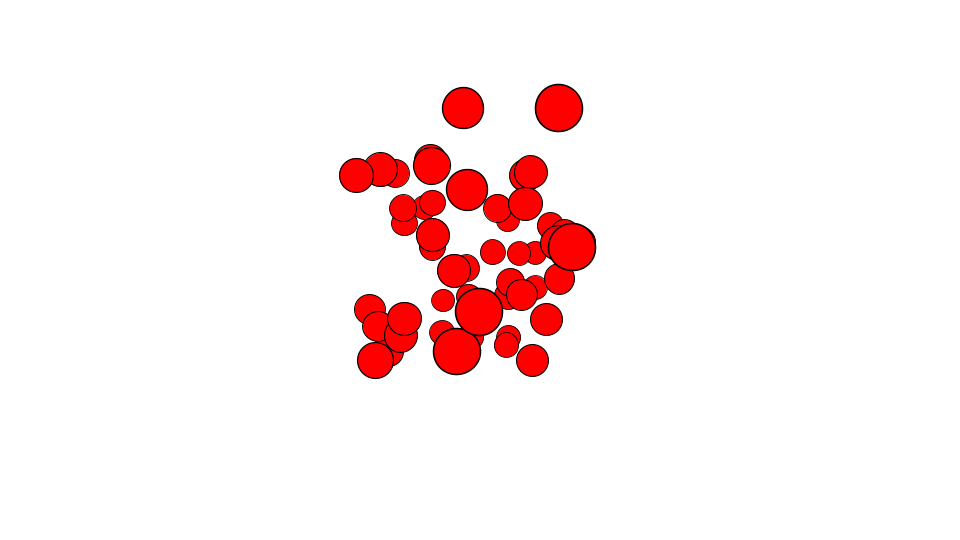
Frame 1 (no input)
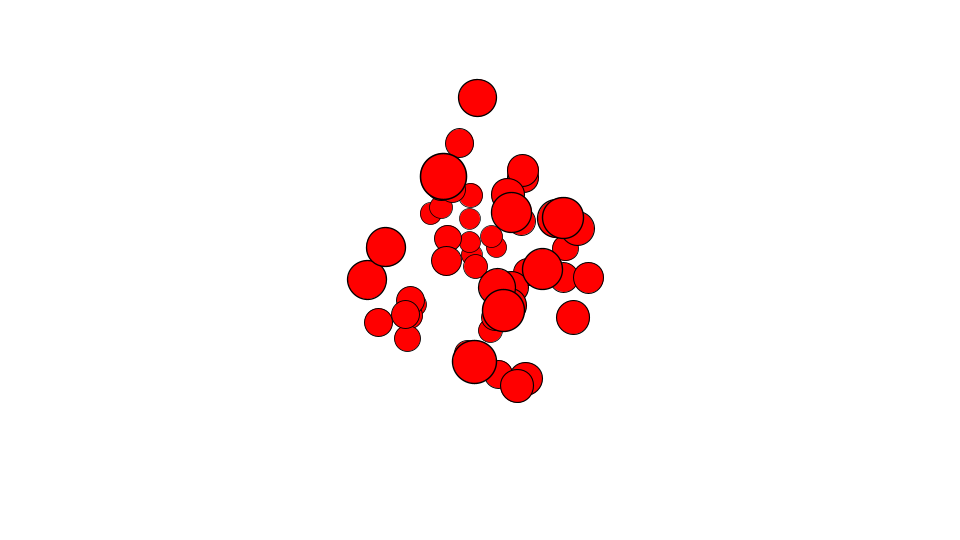
Frame 60 (the mouse pressed at the canvas centre just before this capture)
Frame 120 (the mouse held since frame 60 and released just before this capture): identical to frame 60, image omitted

The Processing sketch that drew these frames (run headless with seeded random() and noise(); from frame 60 on, the mouse is pressed at the canvas centre):

// Processing sketch: RotateXY
// ── RotateXY.pde
Ball3D[] balls;
static final int numBalls = 50;
float fl = 250;
float vpX = 0;
float vpY = 0;

void setup() {
  size(960, 540);
  frameRate(30);
  initialize();
}

void initialize() {
  smooth();
  vpX = width/2;
  vpY = height/2;
  balls = new Ball3D[numBalls];
  for(int i=0; i<numBalls; i++) {
    balls[i] = new Ball3D(15.0);
    balls[i].xpos = random(200) - 100;
    balls[i].ypos = random(200) - 100;
    balls[i].zpos = random(200) - 100;
    balls[i].setFillColor(color(255, 0, 0));   
  }
}

void draw() {
  background(255);
  float angleX = (mouseY - vpY) * 0.001;
  float angleY = (mouseX - vpX) * 0.001;
  for(int i=0; i<numBalls; i++) {
    Ball3D ball = balls[i];
    rotateX(ball, angleX);
    rotateY(ball, angleY);
    doPerspective(ball);
  }
  sortZ();
}

void rotateX(Ball3D ball, float angleX) {
  float cosX = cos(angleX);
  float sinX = sin(angleX);
  float y1 = ball.ypos * cosX - ball.zpos * sinX;
  float z1 = ball.zpos * cosX + ball.ypos * sinX;
  ball.ypos = y1;
  ball.zpos = z1;
}

void rotateY(Ball3D ball, float angleY) {
  float cosY = cos(angleY);
  float sinY = sin(angleY);
  float x1 = ball.xpos * cosY - ball.zpos * sinY;
  float z1 = ball.zpos * cosY + ball.xpos * sinY;
  ball.xpos = x1;
  ball.zpos = z1;  
}

void doPerspective(Ball3D ball) {
  if(ball.zpos > -fl) {
    float scale = fl / (fl + ball.zpos);
    ball.scaleX = ball.scaleY = scale;
    ball.x = vpX + ball.xpos * scale;
    ball.y = vpY + ball.ypos * scale;
    ball.visible = true;
  }else{
    ball.visible = false;
  }
}

void sortZ() {
  for(int i=0; i<numBalls - 1; i++) {
    for(int j=numBalls-1; j>i; j--) {
      if(balls[j].zpos > balls[j-1].zpos) {
        Ball3D t = balls[j];
        balls[j] = balls[j-1];
        balls[j-1] = t;
      }
    }
  }
  for(int i=0; i<numBalls; i++) {
     Ball3D ball = balls[i];
     ball.update();
  }
}

////////////////////////////////

class Segment extends Sprite {
  float segmentWidth, segmentHeight;
  float vx, vy;
  
  Segment(float segmentWidth, float segmentHeight) {
    super();
    this.segmentWidth = segmentWidth;
    this.segmentHeight = segmentHeight;
  }
  
  void draw() {
    rect(-segmentHeight / 2,  -segmentHeight / 2, segmentWidth + segmentHeight, segmentHeight, segmentHeight, segmentHeight, segmentHeight, segmentHeight);
    ellipse(0, 0, 2, 2);
    ellipse(segmentWidth, 0, 2, 2);
  }
  
  Point getPin() {
    float angle = rotation * PI / 180;
    float xPos = x + cos(angle) * segmentWidth;
    float yPos = y + sin(angle) * segmentWidth;
    return new Point(xPos, yPos);  
  }
}

////////////////////////////////

class Ball3D extends Sprite {
  float radius;
  float xpos = 0;
  float ypos = 0;
  float zpos = 0;
  float vx = 0;
  float vy = 0;
  float vz = 0;
  float mass = 1;
  
  Ball3D(float radius){
    super();
    this.radius = radius;
  }
  
  void draw(){
    if(dist(mouseX, mouseY, x, y) < radius) {
      isRollOver = true;
    }else{
      isRollOver = false;
    }
    ellipse(0, 0, radius*2, radius*2);
  }
}

////////////////////////////////

class Sprite extends Object {
  float x, y;
  float scaleX, scaleY;
  float width, height;
  float rotation;
  boolean visible;
  color strokeColor;
  color fillColor;
  Boolean isStroke;
  Boolean isFill;
  Boolean isRollOver;
  Boolean locked;
  float xoff, yoff;
 
  Sprite() {
    super();
    scaleX = 1.0;
    scaleY = 1.0;
    strokeColor = color(0);
    fillColor = color(0);
    isStroke = false;
    isFill = false;
    isRollOver = false;
    locked = false;
    visible = true;
  }
  
  void update() {
    if(! visible) return;
    pushMatrix();
    if(locked){
      x = mouseX - xoff;
      y = mouseY - yoff;
    }  
    translate(x, y);
    scale(scaleX, scaleY);
    rotate(rotation * PI / 180.0);
    if(isStroke) stroke(strokeColor);
    if(isFill) fill(fillColor);
    draw();
    popMatrix();
  }
  
  void setStrokeColor(color strokeColor) {
    this.strokeColor = strokeColor;
    isStroke = true;
  }
  
  void setFillColor(color fillColor) {
    this.fillColor = fillColor;
    isFill = true;
  }
  
  void startDrag() {
    if(isRollOver){
      locked = true;
      xoff = mouseX - x;
      yoff = mouseY - y;
    }
  }
  
  void stopDrag() {
    locked = false;
  }
  
  void draw() {}
}

////////////////////////////////

class Point extends Object {
  float x, y;
  
  Point(float x, float y) {
    super();
    this.x = x;
    this.y = y;
  }
}

////////////////////////////////

class Object {
  Object() {}
}
